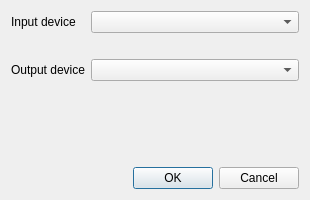
<?xml version="1.0" encoding="UTF-8"?>
<ui version="4.0">
 <class>Settings</class>
 <widget class="QDialog" name="Settings">
  <property name="geometry">
   <rect>
    <x>0</x>
    <y>0</y>
    <width>310</width>
    <height>200</height>
   </rect>
  </property>
  <property name="sizePolicy">
   <sizepolicy hsizetype="Fixed" vsizetype="Fixed">
    <horstretch>0</horstretch>
    <verstretch>0</verstretch>
   </sizepolicy>
  </property>
  <property name="minimumSize">
   <size>
    <width>310</width>
    <height>200</height>
   </size>
  </property>
  <property name="maximumSize">
   <size>
    <width>310</width>
    <height>200</height>
   </size>
  </property>
  <property name="windowTitle">
   <string>Dialog</string>
  </property>
  <layout class="QFormLayout" name="formLayout">
   <item row="0" column="0">
    <widget class="QLabel" name="lbl_inputDevice">
     <property name="text">
      <string>Input device</string>
     </property>
    </widget>
   </item>
   <item row="0" column="1">
    <widget class="QComboBox" name="cmb_input"/>
   </item>
   <item row="1" column="0">
    <widget class="QLabel" name="pix_mic">
     <property name="midLineWidth">
      <number>0</number>
     </property>
     <property name="text">
      <string/>
     </property>
     <property name="pixmap">
      <pixmap resource="sources.qrc">:/image/microphone.png</pixmap>
     </property>
    </widget>
   </item>
   <item row="1" column="1">
    <widget class="VolumeBar" name="vb_mic" native="true">
     <property name="autoFillBackground">
      <bool>false</bool>
     </property>
    </widget>
   </item>
   <item row="3" column="0">
    <widget class="QLabel" name="lbl_outputDevice">
     <property name="text">
      <string>Output device</string>
     </property>
    </widget>
   </item>
   <item row="3" column="1">
    <widget class="QComboBox" name="cmb_output"/>
   </item>
   <item row="4" column="0">
    <widget class="QLabel" name="pix_phn">
     <property name="text">
      <string/>
     </property>
     <property name="pixmap">
      <pixmap resource="sources.qrc">:/image/headphones.png</pixmap>
     </property>
    </widget>
   </item>
   <item row="4" column="1">
    <widget class="VolumeBar" name="vb_phn" native="true">
     <property name="autoFillBackground">
      <bool>false</bool>
     </property>
    </widget>
   </item>
   <item row="5" column="0">
    <spacer name="verticalSpacer">
     <property name="orientation">
      <enum>Qt::Vertical</enum>
     </property>
     <property name="sizeHint" stdset="0">
      <size>
       <width>20</width>
       <height>40</height>
      </size>
     </property>
    </spacer>
   </item>
   <item row="6" column="1">
    <widget class="QDialogButtonBox" name="buttonBox">
     <property name="orientation">
      <enum>Qt::Horizontal</enum>
     </property>
     <property name="standardButtons">
      <set>QDialogButtonBox::Cancel|QDialogButtonBox::Ok</set>
     </property>
    </widget>
   </item>
  </layout>
 </widget>
 <customwidgets>
  <customwidget>
   <class>VolumeBar</class>
   <extends>QWidget</extends>
   <header>volumebar.h</header>
   <container>1</container>
  </customwidget>
 </customwidgets>
 <resources>
  <include location="sources.qrc"/>
 </resources>
 <connections>
  <connection>
   <sender>buttonBox</sender>
   <signal>accepted()</signal>
   <receiver>Settings</receiver>
   <slot>accept()</slot>
   <hints>
    <hint type="sourcelabel">
     <x>248</x>
     <y>254</y>
    </hint>
    <hint type="destinationlabel">
     <x>157</x>
     <y>274</y>
    </hint>
   </hints>
  </connection>
  <connection>
   <sender>buttonBox</sender>
   <signal>rejected()</signal>
   <receiver>Settings</receiver>
   <slot>reject()</slot>
   <hints>
    <hint type="sourcelabel">
     <x>316</x>
     <y>260</y>
    </hint>
    <hint type="destinationlabel">
     <x>286</x>
     <y>274</y>
    </hint>
   </hints>
  </connection>
 </connections>
 <slots>
  <slot>emitAcceptSignal()</slot>
 </slots>
</ui>
